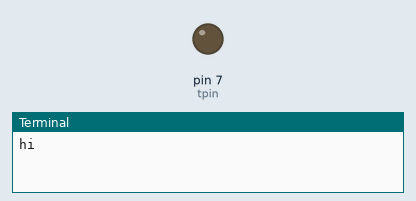
Bench run of a program on a simulated Raspberry Pi (header pin numbers). Parts: output pins drawn as LEDs (lit = HIGH), the last lines printed to the terminal. Dashed ring = blinking.

Above: at 1.0 s.
At 2.5 s:
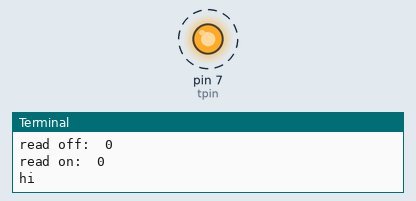
Timing chart, 0 to 4.6 s (numbered marks = the images above):
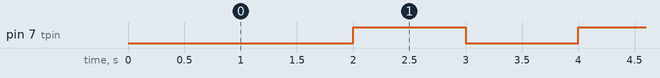

Measured:
- by itself, pin 7 (tpin): alternates HIGH for 1.0 s and LOW for 1.0 s

The program:

pintest.py
```python
import time
import wiringpi2 as wp
wp.wiringPiSetupPhys()
tpin=7
wp.pinMode(tpin,1)
while True:
    print("hi")

    time.sleep(1)
    wp.digitalWrite(tpin,0)
    wp.pinMode(tpin,0)
    print("read off: ",wp.digitalRead(tpin))
    wp.pinMode(tpin,1)
    time.sleep(1)
    wp.digitalWrite(tpin,1)
    wp.pinMode(tpin,0)
    print("read on: ",wp.digitalRead(tpin))
    wp.pinMode(tpin,1)
```
